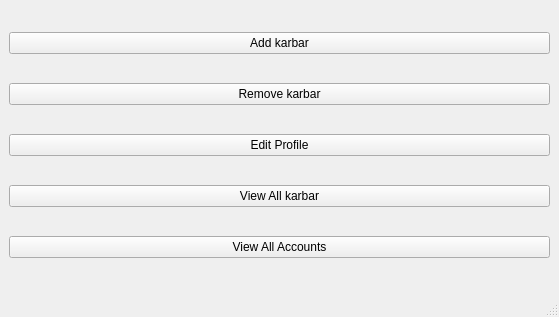
<?xml version="1.0" encoding="UTF-8"?>
<ui version="4.0">
 <class>AdminWindow</class>
 <widget class="QMainWindow" name="AdminWindow">
  <property name="geometry">
   <rect>
    <x>0</x>
    <y>0</y>
    <width>559</width>
    <height>317</height>
   </rect>
  </property>
  <property name="windowTitle">
   <string>MainWindow</string>
  </property>
  <widget class="QWidget" name="centralwidget">
   <layout class="QVBoxLayout" name="verticalLayout">
    <item>
     <widget class="QPushButton" name="btnAddCustomer">
      <property name="text">
       <string>Add karbar</string>
      </property>
     </widget>
    </item>
    <item>
     <widget class="QPushButton" name="btnRemoveCustomer">
      <property name="text">
       <string>Remove karbar</string>
      </property>
     </widget>
    </item>
    <item>
     <widget class="QPushButton" name="pushButton_5">
      <property name="text">
       <string>Edit Profile</string>
      </property>
     </widget>
    </item>
    <item>
     <widget class="QPushButton" name="btnViewAllCustomers">
      <property name="text">
       <string>View All karbar</string>
      </property>
     </widget>
    </item>
    <item>
     <widget class="QPushButton" name="btnViewAllAccounts">
      <property name="text">
       <string>View All Accounts</string>
      </property>
     </widget>
    </item>
   </layout>
  </widget>
  <widget class="QMenuBar" name="menubar">
   <property name="geometry">
    <rect>
     <x>0</x>
     <y>0</y>
     <width>559</width>
     <height>22</height>
    </rect>
   </property>
  </widget>
  <widget class="QStatusBar" name="statusbar"/>
 </widget>
 <resources/>
 <connections/>
</ui>
